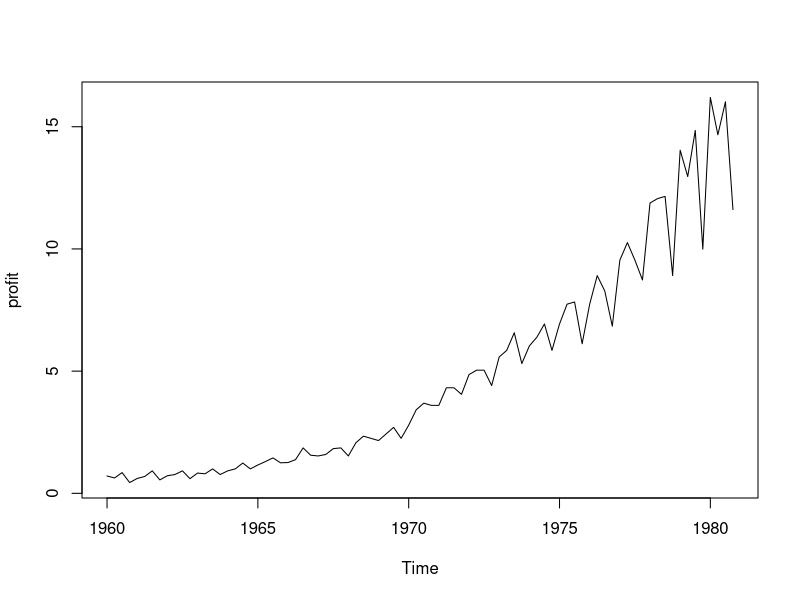

Write R code to recreate this figure.
## ---- chunk 1
library(ggplot2)
library(reshape2)
## ---- chunk 2

data("quakes")

summary(quakes$mag)

## ---- chunk 3
data("JohnsonJohnson")
JohnsonJohnson

profit <- melt(JohnsonJohnson)$value

plot(profit)

## ---- chunk 4
data('trees')
head(trees)
## ---- chunk 5
data("nhtemp")
nhtemp <- as.vector(nhtemp)

## ---- chunk 6
data('sunspot.month')
sunspot <- as.vector(sunspot.month)
head(sunspot)
